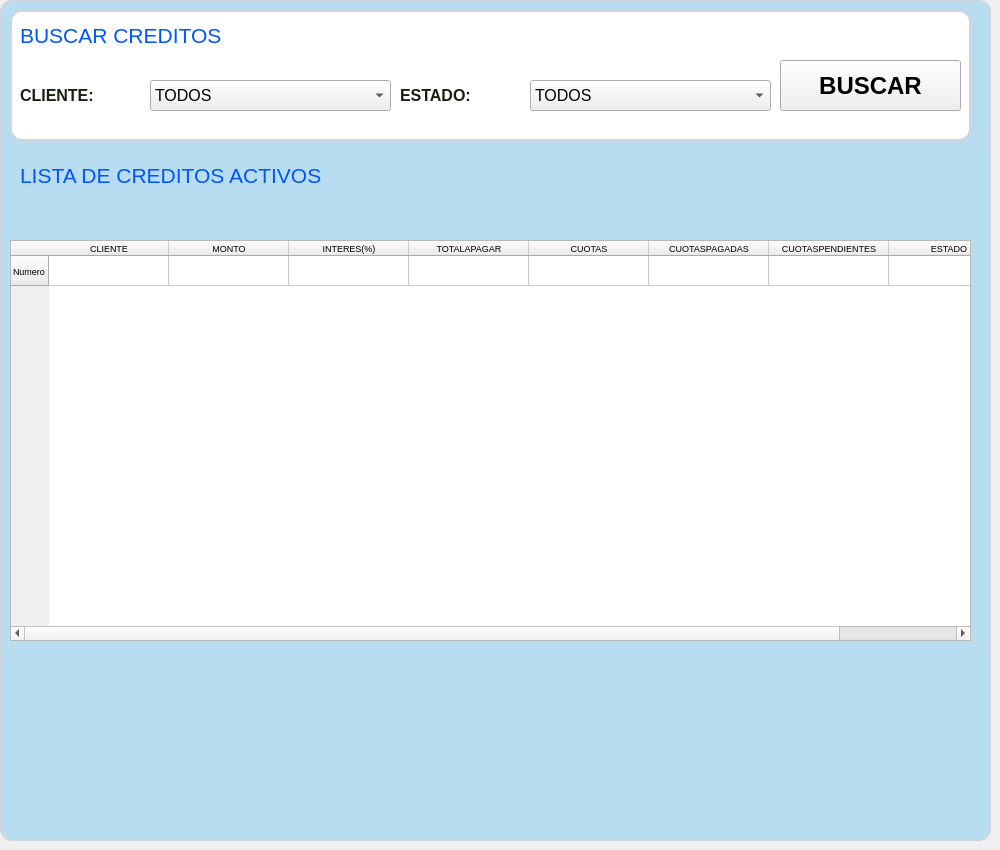
     <widget class="QWidget" name="tab_2">
      <attribute name="title">
       <string>Creditos Activos</string>
      </attribute>
      <widget class="QLabel" name="label_90">
       <property name="geometry">
        <rect>
         <x>0</x>
         <y>0</y>
         <width>991</width>
         <height>841</height>
        </rect>
       </property>
       <property name="font">
        <font>
         <pointsize>14</pointsize>
        </font>
       </property>
       <property name="styleSheet">
        <string notr="true">QLabel {
    background-color: #B8DCF0;
    color: #14220D;
    border: 2px solid #D1D5DB;
    border-radius: 12px;
    padding: 10px;
}</string>
       </property>
       <property name="text">
        <string/>
       </property>
      </widget>
      <widget class="QLabel" name="label_91">
       <property name="geometry">
        <rect>
         <x>10</x>
         <y>10</y>
         <width>961</width>
         <height>131</height>
        </rect>
       </property>
       <property name="font">
        <font>
         <pointsize>14</pointsize>
        </font>
       </property>
       <property name="styleSheet">
        <string notr="true">QLabel {
    background-color: white;
    color: #14220D;
    border: 2px solid #D1D5DB;
    border-radius: 12px;
    padding: 10px;
}</string>
       </property>
       <property name="text">
        <string/>
       </property>
      </widget>
      <widget class="QLabel" name="label_92">
       <property name="geometry">
        <rect>
         <x>20</x>
         <y>20</y>
         <width>391</width>
         <height>31</height>
        </rect>
       </property>
       <property name="font">
        <font>
         <pointsize>16</pointsize>
         <weight>50</weight>
         <bold>false</bold>
        </font>
       </property>
       <property name="text">
        <string>&lt;html&gt;&lt;head/&gt;&lt;body&gt;&lt;p&gt;&lt;span style=&quot; color: #0055FF;;&quot;&gt;BUSCAR CREDITOS
&lt;/span&gt;&lt;/p&gt;&lt;/body&gt;&lt;/html&gt;</string>
       </property>
      </widget>
      <widget class="QLabel" name="label_93">
       <property name="geometry">
        <rect>
         <x>20</x>
         <y>70</y>
         <width>231</width>
         <height>51</height>
        </rect>
       </property>
       <property name="font">
        <font>
         <pointsize>12</pointsize>
         <weight>75</weight>
         <bold>true</bold>
        </font>
       </property>
       <property name="styleSheet">
        <string notr="true">color: #14220D;</string>
       </property>
       <property name="text">
        <string>CLIENTE:</string>
       </property>
      </widget>
      <widget class="QComboBox" name="comboBox_8">
       <property name="geometry">
        <rect>
         <x>150</x>
         <y>80</y>
         <width>241</width>
         <height>31</height>
        </rect>
       </property>
       <property name="font">
        <font>
         <pointsize>12</pointsize>
         <weight>50</weight>
         <bold>false</bold>
        </font>
       </property>
       <item>
        <property name="text">
         <string>TODOS</string>
        </property>
       </item>
      </widget>
      <widget class="QComboBox" name="comboBox_9">
       <property name="geometry">
        <rect>
         <x>530</x>
         <y>80</y>
         <width>241</width>
         <height>31</height>
        </rect>
       </property>
       <property name="font">
        <font>
         <pointsize>12</pointsize>
         <weight>50</weight>
         <bold>false</bold>
        </font>
       </property>
       <item>
        <property name="text">
         <string>TODOS</string>
        </property>
       </item>
      </widget>
      <widget class="QLabel" name="label_94">
       <property name="geometry">
        <rect>
         <x>400</x>
         <y>70</y>
         <width>231</width>
         <height>51</height>
        </rect>
       </property>
       <property name="font">
        <font>
         <pointsize>12</pointsize>
         <weight>75</weight>
         <bold>true</bold>
        </font>
       </property>
       <property name="styleSheet">
        <string notr="true">color: #14220D;</string>
       </property>
       <property name="text">
        <string>ESTADO:</string>
       </property>
      </widget>
      <widget class="QPushButton" name="pushButton_32">
       <property name="geometry">
        <rect>
         <x>780</x>
         <y>60</y>
         <width>181</width>
         <height>51</height>
        </rect>
       </property>
       <property name="font">
        <font>
         <pointsize>18</pointsize>
         <weight>75</weight>
         <bold>true</bold>
        </font>
       </property>
       <property name="text">
        <string>BUSCAR</string>
       </property>
       <property name="icon">
        <iconset>
         <normaloff>Imagenes/verificar.png</normaloff>Imagenes/verificar.png</iconset>
       </property>
       <property name="iconSize">
        <size>
         <width>50</width>
         <height>40</height>
        </size>
       </property>
      </widget>
      <widget class="QLabel" name="label_95">
       <property name="geometry">
        <rect>
         <x>20</x>
         <y>160</y>
         <width>411</width>
         <height>31</height>
        </rect>
       </property>
       <property name="font">
        <font>
         <pointsize>16</pointsize>
         <weight>50</weight>
         <bold>false</bold>
        </font>
       </property>
       <property name="text">
        <string>&lt;html&gt;&lt;head/&gt;&lt;body&gt;&lt;p&gt;&lt;span style=&quot; color: #0055FF;;&quot;&gt;LISTA DE CREDITOS ACTIVOS

&lt;/span&gt;&lt;/p&gt;&lt;/body&gt;&lt;/html&gt;</string>
       </property>
      </widget>
      <widget class="QTableWidget" name="tableWidget_7">
       <property name="geometry">
        <rect>
         <x>10</x>
         <y>240</y>
         <width>961</width>
         <height>401</height>
        </rect>
       </property>
       <property name="minimumSize">
        <size>
         <width>30</width>
         <height>60</height>
        </size>
       </property>
       <property name="font">
        <font>
         <pointsize>7</pointsize>
        </font>
       </property>
       <property name="editTriggers">
        <set>QAbstractItemView::NoEditTriggers</set>
       </property>
       <attribute name="horizontalHeaderCascadingSectionResizes">
        <bool>false</bool>
       </attribute>
       <attribute name="horizontalHeaderDefaultSectionSize">
        <number>120</number>
       </attribute>
       <row>
        <property name="text">
         <string>Numero</string>
        </property>
       </row>
       <column>
        <property name="text">
         <string>CLIENTE</string>
        </property>
       </column>
       <column>
        <property name="text">
         <string>MONTO</string>
        </property>
       </column>
       <column>
        <property name="text">
         <string>INTERES(%)</string>
        </property>
       </column>
       <column>
        <property name="text">
         <string>TOTALAPAGAR</string>
        </property>
       </column>
       <column>
        <property name="text">
         <string>CUOTAS</string>
        </property>
       </column>
       <column>
        <property name="text">
         <string>CUOTASPAGADAS</string>
        </property>
       </column>
       <column>
        <property name="text">
         <string>CUOTASPENDIENTES</string>
        </property>
       </column>
       <column>
        <property name="text">
         <string>ESTADO</string>
        </property>
       </column>
      </widget>
     </widget>
